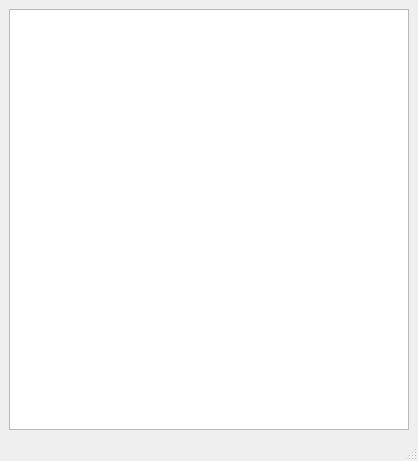
<?xml version="1.0" encoding="UTF-8"?>
<ui version="4.0">
 <class>MainWindow_5d2</class>
 <widget class="QMainWindow" name="MainWindow_5d2">
  <property name="geometry">
   <rect>
    <x>0</x>
    <y>0</y>
    <width>418</width>
    <height>461</height>
   </rect>
  </property>
  <property name="windowTitle">
   <string>UDP客户端</string>
  </property>
  <widget class="QWidget" name="centralwidget">
   <layout class="QVBoxLayout" name="verticalLayout">
    <item>
     <widget class="QTextEdit" name="textEdit">
      <property name="minimumSize">
       <size>
        <width>400</width>
        <height>400</height>
       </size>
      </property>
     </widget>
    </item>
   </layout>
  </widget>
  <widget class="QMenuBar" name="menubar">
   <property name="geometry">
    <rect>
     <x>0</x>
     <y>0</y>
     <width>418</width>
     <height>21</height>
    </rect>
   </property>
  </widget>
  <widget class="QStatusBar" name="statusbar"/>
 </widget>
 <resources/>
 <connections/>
</ui>
